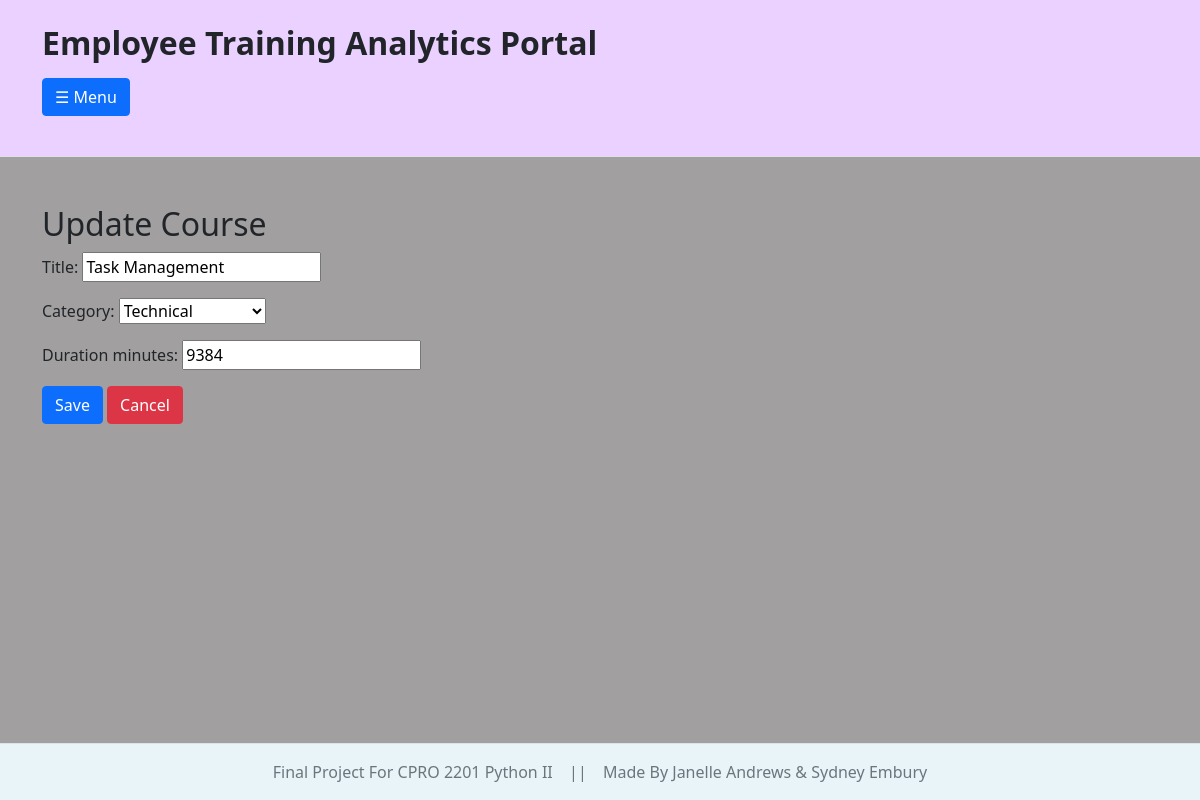
Page /analytics_portal/courses/update/3/ on the committed database.
### analytics_portal/models.py (models this page shows, shortened)
class Course (models.Model):
    category_choices = {
        '1':'Technical',
        '2':'Security',
        '3':'Soft Skills',
        '4':'Leadership',
        '5':'Product Training',
        '6':'Cyber Security',
        '7':'Ethics',
        '8':'Other'
    }
    title = models.CharField(max_length=200)
    category = models.CharField(choices = category_choices)
    duration_minutes = models.IntegerField()

### analytics_portal/views.py (the view)
# urls.py: path('courses/update/<int:id>/',views.update_course,name="update_course" ),
def update_course(request, id):
    course = Course.objects.get(id = id)
    form = CourseForm(instance=course)
    if request.method =="POST":
        form = CourseForm(request.POST, instance=course)
        if form.is_valid():
            form.save()
            return redirect('course_list')
    return render(request, "analytics_portal/course/update_course.html", {"form":form})

### analytics_portal/forms.py
class CourseForm(forms.ModelForm):
    class Meta:
        model = Course
        fields = "__all__"

### analytics_portal/templates/analytics_portal/course/update_course.html (shortened to what this page needs)
{% extends "analytics_portal/global_layout.html" %}
{% block content %}
    <h2>Update Course</h2>
    <from method = "post">
        {{form.as_p}}
        <button class="btn btn-primary" type="submit">Save</button>
        <a class="btn btn-danger" href="{% url 'course_list' %}">Cancel</a>
    </from>
{% endblock %}

### rows in the picture
Course: title "Task Management", category "Technical", duration_minutes "9384"
